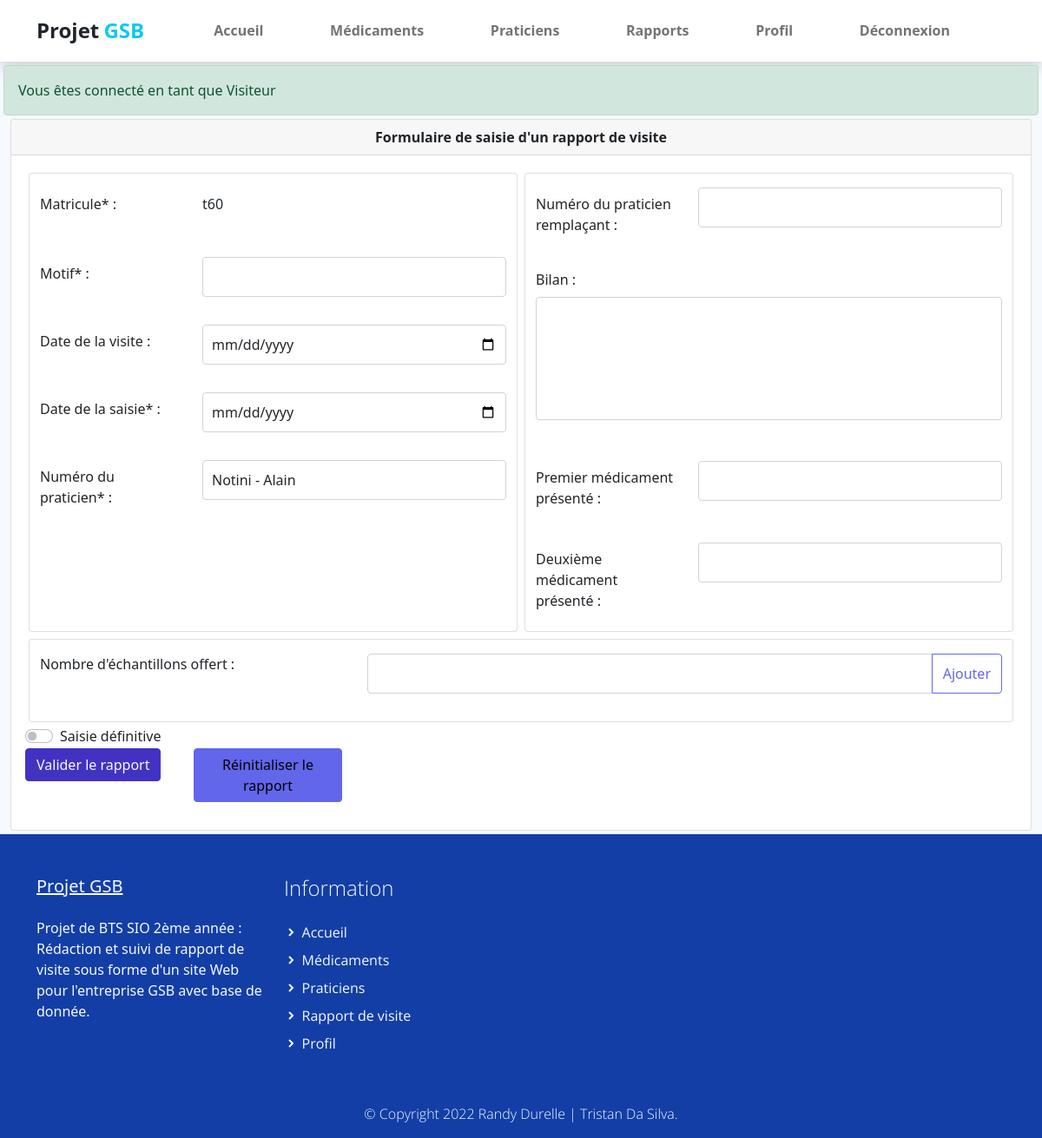
/index.php?uc=rapports&action=terminerRapport&idR=8 (signed in), run on an earlier commit of the app's database.
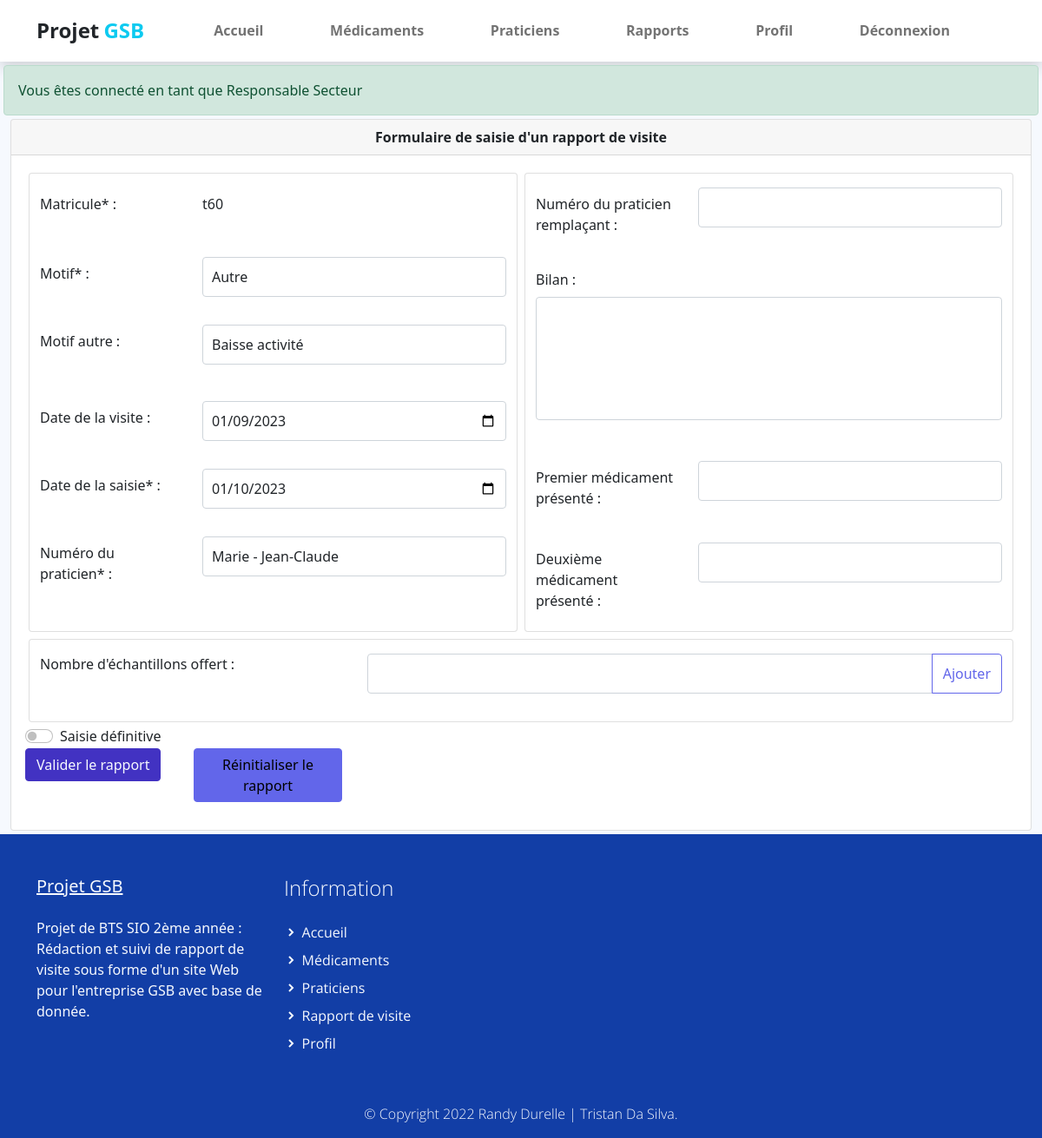
And on a later commit of the database.
### tables this page shows
CREATE TABLE IF NOT EXISTS `rapport_visite` (
  `COL_MATRICULE` varchar(10) NOT NULL,
  `RAP_NUM` int(11) NOT NULL,
  `PRA_NUM` int(11) NOT NULL,
  `RAP_DATEVISITE` date DEFAULT NULL,
  `RAP_BILAN` varchar(255) DEFAULT NULL,
  `RAP_MOTIFAUTRE` varchar(255) DEFAULT NULL,
  `RAP_DATESAISIE` date NOT NULL,
  `MOT_ID` int(11) NOT NULL,
  `PRA_NUM_REMP` int(11) DEFAULT NULL,
  `MED_DEPOTLEGAL_1` varchar(10) DEFAULT NULL,
  `MED_DEPOTLEGAL_2` varchar(10) DEFAULT NULL,
  `STATUS` char(1) NOT NULL,
  `RAP_ETAT` char(1) DEFAULT NULL,
  PRIMARY KEY (`COL_MATRICULE`,`RAP_NUM`),
  KEY `PRA_NUM` (`PRA_NUM`),
  KEY `COL_MATRICULE` (`COL_MATRICULE`),
  KEY `FK_rapport_visite_praticien_remp` (`PRA_NUM_REMP`),
  KEY `FK_rapport_visite_medicament` (`MED_DEPOTLEGAL_1`),
  KEY `FK_rapport_visite_medicament2` (`MED_DEPOTLEGAL_2`),
  KEY `FK_rapport_visite_motif` (`MOT_ID`)
);

### modele/rapport.modele.inc.php (called while the page is built, shortened)
<?php
function getMotifs()
{
    try {
        $monPdo = connexionPDO();
        $req = 'SELECT MOT_ID, MOT_LIBELLE FROM motifs';
        $res = $monPdo->query($req);
        $motifs = $res->fetchAll(PDO::FETCH_ASSOC);
        return $motifs;
    } catch (PDOException $e) {
        print "Erreur !: " . $e->getMessage();
        die();
    }
}
function getRapportVisiteById(int $idR)
{
    try {
        $monPdo = connexionPDO();
        $ch = 'SELECT RAP_NUM, p.PRA_NOM, RAP_DATEVISITE, RAP_BILAN, RAP_MOTIFAUTRE, RAP_DATESAISIE, m.MOT_LIBELLE, med1.MED_NOMCOMMERCIAL as medicament1, med2.MED_NOMCOMMERCIAL as medicament2 FROM rapport_visite r
        INNER JOIN praticien p
        ON r.PRA_NUM=p.PRA_NUM
        INNER JOIN motifs m
        ON r.MOT_ID = m.MOT_ID
        LEFT JOIN medicament med1
        ON r.MED_DEPOTLEGAL_1 = med1.MED_DEPOTLEGAL
        LEFT JOIN medicament med2
        ON r.MED_DEPOTLEGAL_2 = med2.MED_DEPOTLEGAL
        WHERE RAP_NUM = :id';
        $req = $monPdo->prepare($ch);
        $req->bindValue(':id', $idR, PDO::PARAM_INT);
        $req->execute();
        $res = $req->fetch(PDO::FETCH_ASSOC);
        return $res;
    } catch (PDOException $e) {
        print "Erreur !: " . $e->getMessage();
        die();
    }
}

### modele/praticien.modele.inc.php (called while the page is built, shortened)
<?php
    function getAllNomPraticien(){
        try{
            $monPdo=connexionPDO();
            $req='SELECT PRA_NUM, PRA_NOM, PRA_PRENOM FROM praticien';
            $res =$monPdo->query($req);
            $result=$res->fetchAll();
            return $result;
        }
        catch (PDOException $e)
        {
            print "Erreur !: " . $e->getMessage();
            die();
        }
    }
?>

### modele/medicament.modele.inc.php (called while the page is built, shortened)
<?php
    function getAllNomMedicament(){
        try{
            $monPdo = connexionPDO();
            $req = 'SELECT MED_DEPOTLEGAL, MED_NOMCOMMERCIAL FROM medicament ORDER BY MED_NOMCOMMERCIAL';
            $res = $monPdo->query($req);
            $result = $res->fetchAll();
            return $result;
        }
        catch (PDOException $e){
            print "Erreur !: " . $e->getMessage();
            die();
        }
    }
?>

### vues/v_terminerRapport.php (the view, shortened to what the changed rows need)
<div class="container-fluid">
    <div class="card mb-1">
        <div class="card-header text-center fw-bold">
            Formulaire de saisie d'un rapport de visite
        </div>
        <form action="index.php?uc=rapports&action=choixRapp" method="POST">
            <div class="card-body">
                <div class="row justify-content-center gap-2 m-1">
                    <div class="card col">
                        <div class="mb-3 row mt-3">
                            <label for="matricule" class="col-sm-4 col-form-label">Matricule* :</label>
                            <div class="col-sm-8">
                                <input type="text" class="form-control-plaintext" name="matricule" id="matricule" value="<?= $matricule ?>" readonly>
                            </div>
                        </div>
                        <div class="mb-3 row mt-3">
                            <label for="motif1" class="col-sm-4 col-form-label">Motif* :</label>
                            <div class="col-sm-8">
                                <select class="form-control" onchange="testMotifAutre(this.value)" required>
                                    <?php
                                    foreach ($motifs as $motif) {
                                        if ($motif['MOT_LIBELLE'] == $rapport['MOT_LIBELLE']){
                                    ?>
                                        <option selected value="<?= $motif['MOT_ID'] ?>"><?= $motif['MOT_LIBELLE'] ?></option>
                                        <?php } else { ?>
                                        <option value="<?= $motif['MOT_ID'] ?>"><?= $motif['MOT_LIBELLE'] ?></option>
                                        <?php } ?>
                                    <?php } ?>
                                </select>
                            </div>
                        </div>
                        <?php if ($rapport['MOT_LIBELLE'] == "Autre") {?>
                        <div class="mb-3 row mt-3" id="divMotif2" >
                            <label for="motif2" class="col-sm-4 col-form-label">Motif autre :</label>
                            <div class="col-sm-8">
                                <input type="text" class="form-control" name="motif2" value="<?= $rapport['RAP_MOTIFAUTRE'] ?>" id="motif2" required>
                            </div>
                        </div>
                        <?php } ?>
                        <div class="mb-3 row mt-3">
                            <label for="dateVisite" class="col-sm-4 col-form-label">Date de la visite :</label>
                            <div class="col-sm-8">
                                <input type="date" class="form-control" name="dateVisite" value="<?= $rapport['RAP_DATEVISITE'] ?>" id="dateVisite">
                            </div>
                        </div>
                        <div class="mb-3 row mt-3">
                            <label for="dateSaisie" class="col-sm-4 col-form-label">Date de la saisie* :</label>
                            <div class="col-sm-8">
                                <input type="date" class="form-control" name="dateSaisie" value="<?= $rapport['RAP_DATESAISIE'] ?>" id="dateSaisie" required>
                            </div>
                        </div>
                        <div class="mb-3 row mt-3">
                            <label for="praticien" class="col-sm-4 col-form-label">Numéro du praticien* :</label>
                            <div class="col-sm-8">
                                <select class="form-control" required>
                                    <?php
                                    foreach ($praticiens as $praticien) {
                                        if ($praticien['PRA_NOM'] == $rapport['PRA_NOM']){
                                    ?>
                                        <option selected value="<?= $praticien['PRA_NUM'] ?>"><?= $praticien['PRA_NOM'] . " - " . $praticien['PRA_PRENOM'] ?></option>
                                        <?php } else { ?>
                                        <option value="<?= $praticien['PRA_NUM'] ?>"><?= $praticien['PRA_NOM'] . " - " . $praticien['PRA_PRENOM'] ?></option>
                                        <?php } ?>
                                    <?php } ?>
                                </select>
                            </div>
                        </div>
                    </div>
                    <div class="card col">
                        <div class="mb-3 row mt-3">
                            <label for="praticienRemp" class="col-sm-4 col-form-label">Numéro du praticien remplaçant :</label>
                            <div class="col-sm-8">
                                <select class="form-control">
                                    <option hidden></option>
                                    <?php
                                    foreach ($praticiens as $praticien) {
                                    ?>
                                        <option value="<?= $praticien['PRA_NUM'] ?>"><?= $praticien['PRA_NOM'] . " - " . $praticien['PRA_PRENOM'] ?></option>
                                    <?php
                                    }
                                    ?>
                                </select>
                            </div>
                        </div>
                        <div class="mb-3 row mt-3">
                            <label for="bilan" class="form-label">Bilan :</label>
                            <div class="col-sm-12">
                                <textarea class="form-control" id="bilan" name="bilan" value="<?= $rapport['RAP_BILAN'] ?>" rows="5"></textarea>
                            </div>
                        </div>
                        <div class="mb-3 row mt-3">
                            <label for="med11" class="col-sm-4 col-form-label">Premier médicament présenté :</label>
                            <div class="col-sm-8">
                                <select class="form-control">
                                    <option hidden></option>
                                    <?php
                                    foreach ($medicaments as $medicament) {
                                        if ($medicament['MED_NOMCOMMERCIAL'] == $rapport['medicament1']){
                                    ?>
                                            <option selected value="<?= $medicament['MED_DEPOTLEGAL'] ?>"><?= $medicament['MED_NOMCOMMERCIAL'] ?></option>
                                        <?php } else { ?>
                                            <option value="<?= $medicament['MED_DEPOTLEGAL'] ?>"><?= $medicament['MED_NOMCOMMERCIAL'] ?> </option>
                                        <?php } ?>
                                    <?php } ?>
                                </select>
                            </div>
                        </div>
                        <div class="mb-3 row mt-3">
                            <label for="med2" class="col-sm-4 col-form-label">Deuxième médicament présenté :</label>
                            <div class="col-sm-8">
                                <select class="form-control">
                                    <option hidden></option>
                                    <?php
                                    foreach ($medicaments as $medicament) {
                                        if ($medicament['MED_NOMCOMMERCIAL'] == $rapport['medicament2']){
                                    ?>
                                            <option selected value="<?= $medicament['MED_DEPOTLEGAL'] ?>"><?= $medicament['MED_NOMCOMMERCIAL'] ?></option>
                                        <?php } else { ?>
                                            <option value="<?= $medicament['MED_DEPOTLEGAL'] ?>"><?= $medicament['MED_NOMCOMMERCIAL'] ?> </option>
                                        <?php } ?>
                                    <?php } ?>
                                </select>
                            </div>
                        </div>
                    </div>
                    <div class="card">
                        <div class="mb-3 row mt-3">
                            <label for="echantillons" class=" col-sm-4 form-label">Nombre d'échantillons offert :</label>
                            <div class="col-sm-8">
                                <div class="input-group mb-3">
                                    <input type="number" class="form-control" id="echantillons" name="echantillons" aria-describedby="buttonAdd" min="0" max="10">
                                    <button class="btn btn-outline-secondary" type="button" id="buttonAdd" onclick="discoverEchs(echantillons.value)">Ajouter</button>
                                </div>
                            </div>
                        </div>
                    </div>
                </div>
                <div class="form-check form-switch">
                    <input class="form-check-input" name="checkSaisie" type="checkbox" role="switch" id="switchSaisie">
                    <label class="form-check-label" for="switchSaisie">Saisie définitive</label>
                </div>
                <div class="row justify-content-start">
                    <div class="col-2">
                        <button type="submit" class="btn btn-primary">Valider le rapport</button>
                    </div>
                    <div class="col-2">
                        <button type="reset" class="btn btn-secondary">Réinitialiser le rapport</button>
                    </div>
                </div>
            </div>
        </form>
    </div>
</div>

### vues/v_header.php (shortened to what the changed rows need)
<head>
    <link href="assets/css/bootstrap.min.css" rel="stylesheet">
    <link href="assets/css/boxicon.min.css" rel="stylesheet">
    <link rel="stylesheet" href="assets/css/gsb.css">
    <link rel="stylesheet" href="assets/css/custom.css">
    <link rel="stylesheet" href="https://cdn.jsdelivr.net/npm/bootstrap-icons@1.8.1/font/bootstrap-icons.css">
</head>
<body>
    <nav id="main_nav" class="navbar navbar-expand-lg navbar-light bg-white shadow">
        <div class="menuCont container">
        </div>
    </nav>
    <?php
    if(isset($_SESSION['login'])){
        ?><div class="alert alert-success m-1" role="alert">
        Vous êtes connecté en tant que <?php echo ($_SESSION['libHab']) ?></div>
        <?php
        }
    ?>

What changed in the data, as far as the page shows it:
added rapport_visite: motif2 "Baisse activité", dateVisite "01/09/2023", dateSaisie "01/10/2023"
Also different on the page:
$_SESSION['libHab']: "Visiteur" → "Responsable Secteur"
form field value: (not shown) → "Autre"
form field value: "Notini - Alain" → "Marie - Jean-Claude"
text now shown: "Motif autre :"
